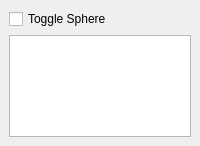
  <widget class="QDockWidget" name="DockableConsole">
   <property name="sizePolicy">
    <sizepolicy hsizetype="Ignored" vsizetype="Maximum">
     <horstretch>0</horstretch>
     <verstretch>0</verstretch>
    </sizepolicy>
   </property>
   <property name="minimumSize">
    <size>
     <width>124</width>
     <height>146</height>
    </size>
   </property>
   <property name="maximumSize">
    <size>
     <width>524287</width>
     <height>524287</height>
    </size>
   </property>
   <property name="features">
    <set>QDockWidget::DockWidgetClosable|QDockWidget::DockWidgetFloatable</set>
   </property>
   <property name="allowedAreas">
    <set>Qt::BottomDockWidgetArea</set>
   </property>
   <property name="windowTitle">
    <string>Console</string>
   </property>
   <attribute name="dockWidgetArea">
    <number>8</number>
   </attribute>
   <widget class="QWidget" name="dockWidgetContents_2">
    <layout class="QVBoxLayout">
     <item>
      <widget class="QCheckBox" name="toggleSphere">
       <property name="text">
        <string>Toggle Sphere</string>
       </property>
      </widget>
     </item>
     <item>
      <widget class="ccCustomQListWidget" name="consoleWidget">
       <property name="sizePolicy">
        <sizepolicy hsizetype="Ignored" vsizetype="Ignored">
         <horstretch>0</horstretch>
         <verstretch>0</verstretch>
        </sizepolicy>
       </property>
       <property name="minimumSize">
        <size>
         <width>0</width>
         <height>80</height>
        </size>
       </property>
       <property name="editTriggers">
        <set>QAbstractItemView::NoEditTriggers</set>
       </property>
       <property name="showDropIndicator" stdset="0">
        <bool>false</bool>
       </property>
       <property name="alternatingRowColors">
        <bool>true</bool>
       </property>
       <property name="selectionMode">
        <enum>QAbstractItemView::ExtendedSelection</enum>
       </property>
      </widget>
     </item>
    </layout>
   </widget>
  </widget>
